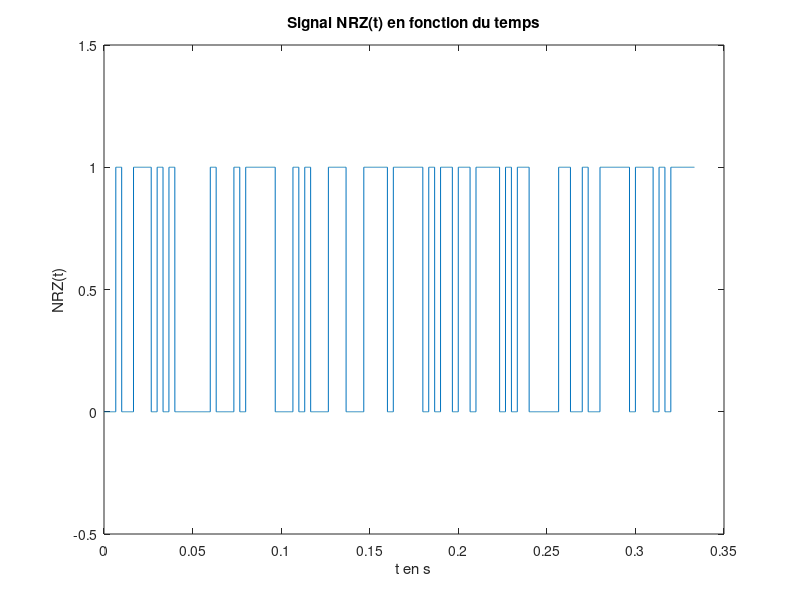

Write the MATLAB code that produced this figure. (Note: this script raises an error after producing the figure.)
clear all
close all
clc

% Paramètres
F0 = 6000; % Fréquence bits 0 en Hz
F1 = 2000; % Fréquence bits 1 en Hz
Fe = 48000; % Fréquence d'échantillonage en Hz
Te = 1/Fe; % Période d'échantillonage en secondes
Ts = 1/300; % s/bits, le débit souhaité max est de 300 bits/seconde

Ns = floor(Ts/Te); % échantillons/bits, on prend la partie entière, Ts = Ns*Te
Nb_bits = 100; % Nombre de bits du signal émis
Nb_echantillons = Nb_bits*Ns; % Nombre d'échantillons

donnees = randi(0:1, Nb_bits, 1); % Génération de Nb_bits 0 ou 1 de manière aléatoire
NRZ = zeros(Nb_echantillons,1); % Initialisation du signal NRZ avec Nb_echantillons echantillons
T = ([0:Nb_echantillons-1]*Te)'; % Le signal est tracé de 0 à (Nb_echantillons-1)*Te secondes,
                                 % avec un pas de Te

                                 
%% Modem de fréquence - Démodulation par filtrage
        
%3.1 Construction du signal modulé en fréquence

%3.1.1.1 Génération du signal NRZ 
for i = 1:Nb_bits
    NRZ((i-1)*Ns+1:i*Ns) = donnees(i); 
end;

%3.1.1.2 Tracé du signal NRZ(t) en fonction du temps
figure; % figure 1
plot(T,NRZ);
ylim([-0.5 1.5]);
xlabel('t en s');
ylabel('NRZ(t)');
title('Signal NRZ(t) en fonction du temps');

%3.1.1.3 Tracé de la DSP de NRZ théorique et expérimentale
[DSP_NRZ_Th,f] = DSP_rectangulaire(Nb_echantillons,Fe,NRZ);
figure; % figure 2
subplot(211);
xlabel('f en Hz');
ylabel('DSP_NRZ_Th(f)');
semilogy(f,DSP_NRZ_Th);
title('DSP théorique de NRZ en fonction de f');

DSP_NRZ_Exp = (Ts*sinc(pi*f*Ts).^2 + dirac(f))/4;
%figure;
subplot(212);
xlabel('f en Hz');
ylabel('DSP_NRZ_Exp(f)');
semilogy(f,DSP_NRZ_Exp);
title('DSP expérimentale de NRZ en fonction de f');

% pwelch à tester plus tard

%3.1.2.1 Génération du signal x(t) modulé en fréquence
phi0 = rand*2*pi;
phi1 = rand*2*pi;
Cos0 = cos(2*pi*F0*T + phi0);
Cos1 = cos(2*pi*F1*T + phi1);
%Un = eye(size(NRZ));

x_module = (1 - NRZ).*Cos0 + NRZ.*Cos1;

%3.1.2.2 Tracé du signal x(t) en fonction du temps
figure; % figure 3
plot(T,x_module);
ylim([-1.5 1.5]);
xlabel('t en s');
ylabel('x(t)');
title('Signal x(t) en fonction de t');

%3.1.2.3 Calcul de la DSP de x(t) en fonction de la DSP de NRZ

%3.1.2.4 Tracé de la DSP de x(t) théorique et expérimentale
DSP_X_Th = DSP_rectangulaire(Nb_echantillons,Fe,x_module);
figure; % figure 4
%subplot(211);
%ylim([1e-04 10]);
%xlim([-6000 6000]);
xlabel('f en Hz');
ylabel('DSP_X_Th(f)');
semilogy(f,DSP_X_Th);
title('DSP X théorique en fonction de f');

% S_x = abs(fft(x).^2)/length(x);
% figure;
% subplot(411);
% semilogy(S_x);
% subplot(412);
% pwelch(x);
% 
% %3.3.1 Filtre passe-bas
% 
% g = Fe*(1:length(x))/length(x);
% fc = 2500; %Hz
% intervalle = [-100*Te:Te:100*Te];
% 
% figure;
% h = (2*fc/Fe)*sinc(2*fc*intervalle);
% H = 50*fft(h);
% z = filter(H,[1],x);
% Z = abs(fft(z));
% plot(intervalle,H);
% 
% %3.3.2 Filtre passe-haut
